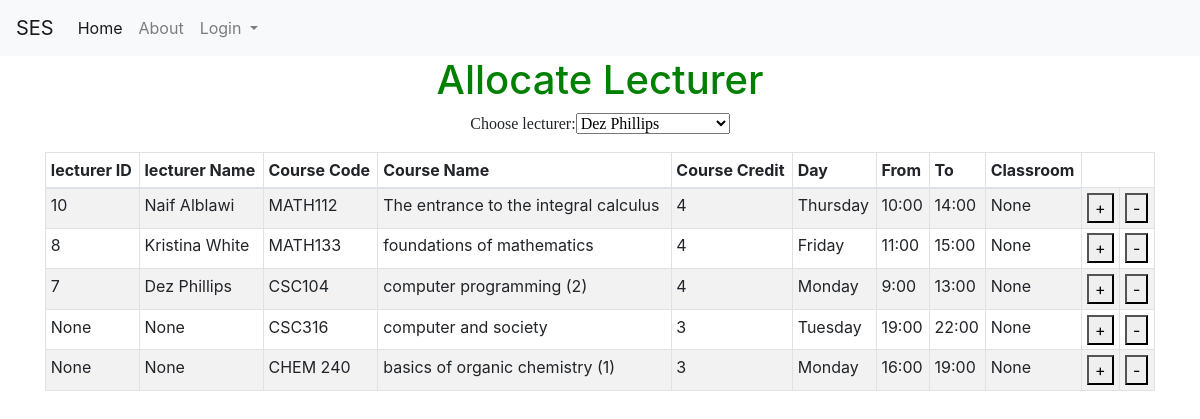
Screenshot of /allocate_lecturerf with the database file from the repository.
### tables this page shows
CREATE TABLE course (course_id INTEGER NOT NULL PRIMARY KEY AUTOINCREMENT UNIQUE, course_name [nchar] (10), course_descr [nchar] (10), course_code [nchar] (10), dep_id [int], plan_id [int], level_id [int], credit INTEGER, Day_id REFERENCES Day (Day_id), fromT TIME, toT TIME, loc_id INTEGER, SEM INTEGER DEFAULT (223), lec_id INTEGER);

CREATE TABLE Day (Day_id INTEGER PRIMARY KEY, Day_Decs CHAR);

### models.py (models this page shows)
class User(UserMixin, db.Model):
    id = db.Column(db.Integer, primary_key=True)
    email = db.Column(db.String(100), unique=True)
    password = db.Column(db.String(100))
    name = db.Column(db.String(1000))
    dep_id =  db.Column(db.Integer)
    rol_id =  db.Column(db.Integer)

### allocate_lecturer.py (the view, shortened to what this page needs)
@allocate_lecturer.route('/allocate_lecturerf', methods=['GET', 'POST'])
def allocate_lecturerf():
    with app.app_context():
        con = sqlite3.connect("instance/db.sqlite")
        cur = con.cursor()
        cur.execute("SELECT * FROM user where rol_id = 2")
        lec_dd = cur.fetchall()
        con.commit()
        cur.execute("SELECT default_sem FROM default_sem")
        SEM = cur.fetchone()[0]
        con.commit()
        lec_id = request.form.get('lec_id')
        con.commit()
        cur.execute("SELECT * FROM lecturer_view where SEM = '%s'"  % (SEM))
        lecturer = cur.fetchall()
        course_id = request.form.get('course_id')
        nolec = request.form.get('nolec', None)
        con.commit()
        cur.execute(""" SELECT distinct

    cp1.Day_id AS CP1_Day_id,
    cp1.lec_id AS CP1_lec_id,
    cp1.fromT AS CP1_fromT,
    cp1.toT AS CP1_toT,
    cp1.SEM AS CP1_SEm,
    cp2.Day_id AS CP2_Day_id,
    cp2.lec_id AS CP2_lec_id,
    cp2.fromT AS CP2_fromT,
    cp2.toT AS CP2_toT,
    cp2.SEM AS CP2_SEm
FROM
    course AS cp1
JOIN
    course AS cp2
    ON cp2.course_id = cp1.course_id AND cp2.SEM = cp1.SEM

      And (cp2.fromT >= cp1.fromT and cp2.fromT < cp1.toT AND  cp1.fromT <= cp2.fromT and cp2.day_id = cp1.day_id)
      OR (cp2.toT > cp1.fromT and cp2.toT <= cp1.toT AND cp1.fromT <= cp2.fromT and cp2.day_id = cp1.day_id )
      OR (cp2.fromT <= cp1.fromT and cp2.toT >= cp1.toT AND cp1.fromT <= cp2.fromT and cp2.day_id = cp1.day_id)

      where cp2.lec_id = ? AND cp1.SEM = ? and  cp1.course_id = ?  """, (lec_id,SEM,course_id))
        entry = cur.fetchone()
        error=''
        cur.execute("SELECT * FROM lecturer_view where SEM = '%s'"  % (SEM))
        lecturer = cur.fetchall()
        con.commit()
        con.close()
    return render_template('allocate_lecturer.html', lec_dd=lec_dd,lecturer=lecturer,error=error)

### templates/allocate_lecturer.html (shortened to what this page needs)
{% extends "base.html" %}
{% block content %}
<h1>Allocate Lecturer</h1>
       <form id = "c_form" method="post" action="/allocate_lecturerf">
        <p style="font-family:verdana">
            Choose lecturer:<SELECT name="lec_id" style="font-family:verdana" id="lec_id">
            {% for j in lec_dd %}
                <OPTION  value={{j[0]}}>{{j[3]}}</OPTION>
            {% endfor %}
            </SELECT>
            </p>
        <table id="lec_courses" class="table table-striped table-bordered table-sm"  cellspacing="0" width="100%">
            <thead>
              <tr>
                <th>lecturer ID</th>
                <th>lecturer Name</th>
                <th>Course Code</th>
                <th>Course Name</th>
                <th>Course Credit</th>
                <th>Day</th>
                <th>From</th>
                <th>To</th>
                <th>Classroom</th>
              </tr>
              </thead>
              <tbody>
               {% for row in lecturer %}
                      <tr>
                          <td>{{row[1]}}</td>
                          <td>{{row[2]}}</td>
                          <td>{{row[3]}}</td>
                          <td>{{row[4]}}</td>
                          <td>{{row[5]}}</td>
                          <td>{{row[6]}}</td>
                          <td>{{row[7]}}</td>
                          <td>{{row[8]}}</td>
                          <td>{{row[9]}}</td>
                          <td><button class="bi bi-plus" type="submit" value="{{ row[0] }}" name="course_id">+</button></td>
                          <td><button class="bi bi-plus" type="submit" value="{{ row[0] }}" name="nolec">-</button></td>
                      </tr>
                  {% endfor %}
              </tbody>
          </table>
       </form>
{% endblock %}

### templates/allocate_lecturer.html (style rules this page uses)
body { text-align: center; }
h1 { color: green; }
table { border-collapse: collapse; width: 100%; }
th, td { padding: 8px; text-align: left; border-bottom: 1px solid #ddd; }

### rows the page displays
course: lec "10", name "Naif Alblawi", course_code "MATH112", course_name "The entrance to the integral calculus", credit "4", Day_Decs "Thursday", fromT "10:00", toT "14:00", row "None"
course: lec "8", name "Kristina White", course_code "MATH133", course_name "foundations of mathematics", credit "4", Day_Decs "Friday", fromT "11:00", toT "15:00", row "None", {{ row[0] }} 5 (drawn)
course: lec "7", name "Dez Phillips", course_code "CSC104", course_name "computer programming (2)", credit "4", Day_Decs "Monday", fromT "9:00", toT "13:00", row "None", {{ row[0] }} 64 (drawn)
course: row "None", course_code "CSC316", course_name "computer and society", credit "3", Day_Decs "Tuesday", fromT "19:00", toT "22:00", {{ row[0] }} 65 (drawn)
course: row "None", course_code "CHEM 240", course_name "basics of organic chemistry (1)", credit "3", Day_Decs "Monday", fromT "16:00", toT "19:00", {{ row[0] }} 95 (drawn)

### other values shown
form field lec_id "Dez Phillips"
